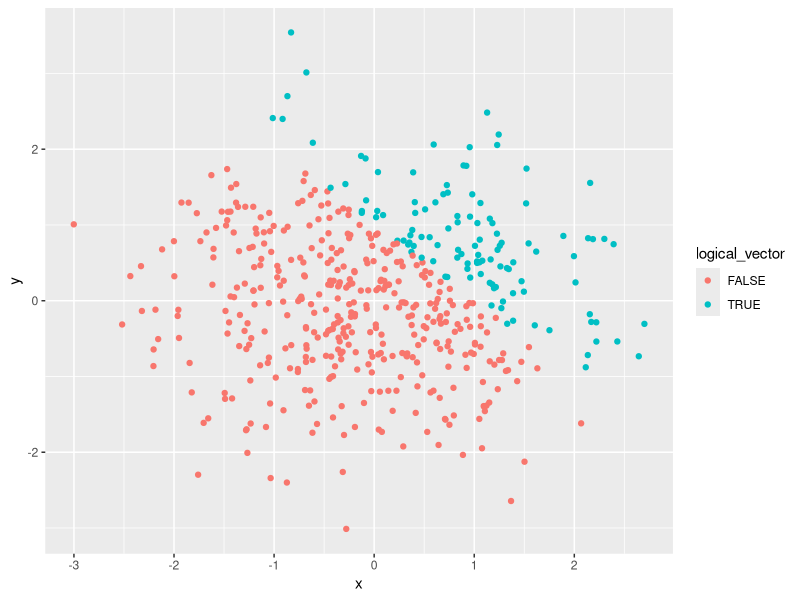
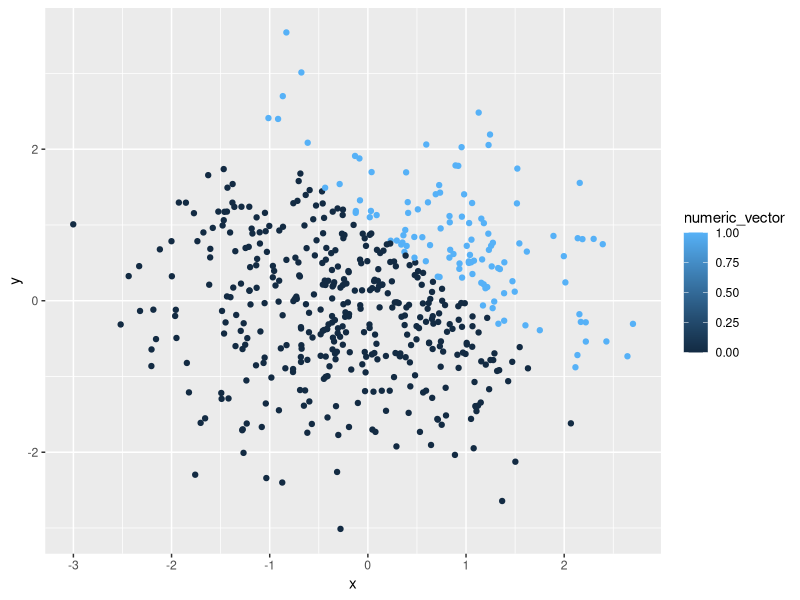
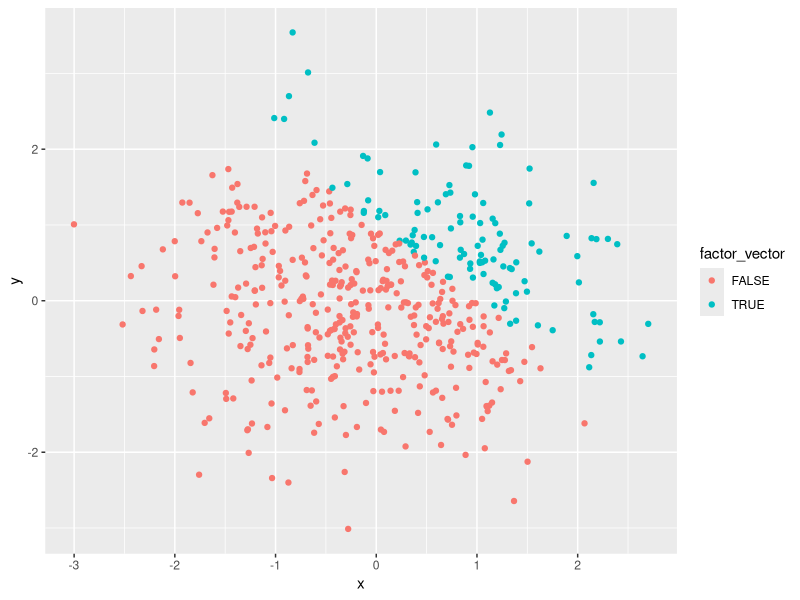
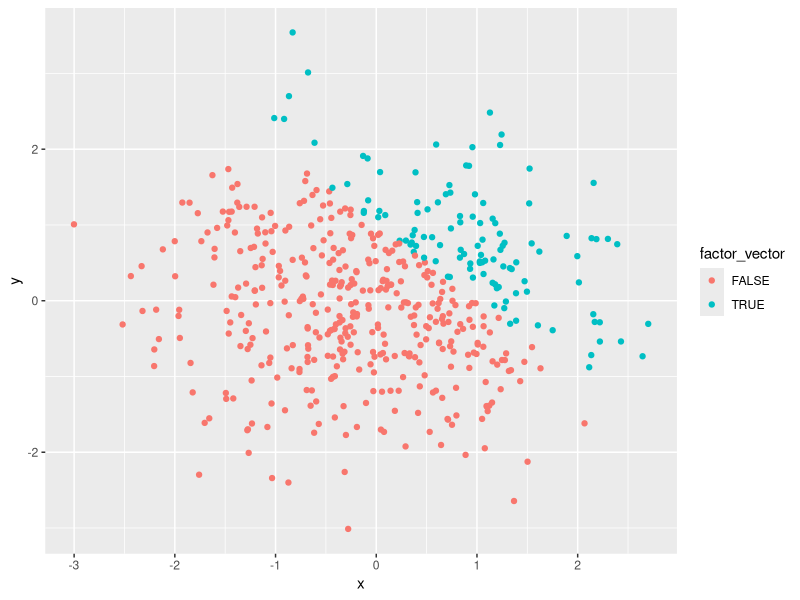

The R source for these figures, in order:
## ---- chunk 1
library (tidyverse)

set.seed(10)

problem1_df =tibble(
  sample=rnorm(8),
  logical_vector = sample > 0,
  char_vector = c("Help", "am", "I", "doing", "this", "correctly", "ahh", "ahh"),
  factor_vector = factor(c("red", "yellow", "blue", "red", "yellow", "blue","red", "red"))
)

mean_sample = mean(pull(problem1_df, sample))

mean_logical_vector = mean(pull(problem1_df, logical_vector))

mean_char_vector = mean(pull(problem1_df, char_vector))

mean_factor_vector = mean(pull(problem1_df, factor_vector))

## ---- chunk 2
set.seed(10)

problem2_df = tibble(
  x = rnorm (500),
  y = rnorm (500),
  logical_vector = x + y > 1,
  numeric_vector = as.numeric (logical_vector),
  factor_vector = as.factor (logical_vector),
)
## ---- chunk 3
plota = ggplot(problem2_df, aes(x, y, color = logical_vector)) + geom_point()
plota

plotb = ggplot(problem2_df, aes(x, y, color = numeric_vector)) + geom_point()
plotb

plotc= ggplot(problem2_df, aes(x, y, color = factor_vector)) + geom_point()
plotc

ggsave("plota.png", height = 4, width = 6)

